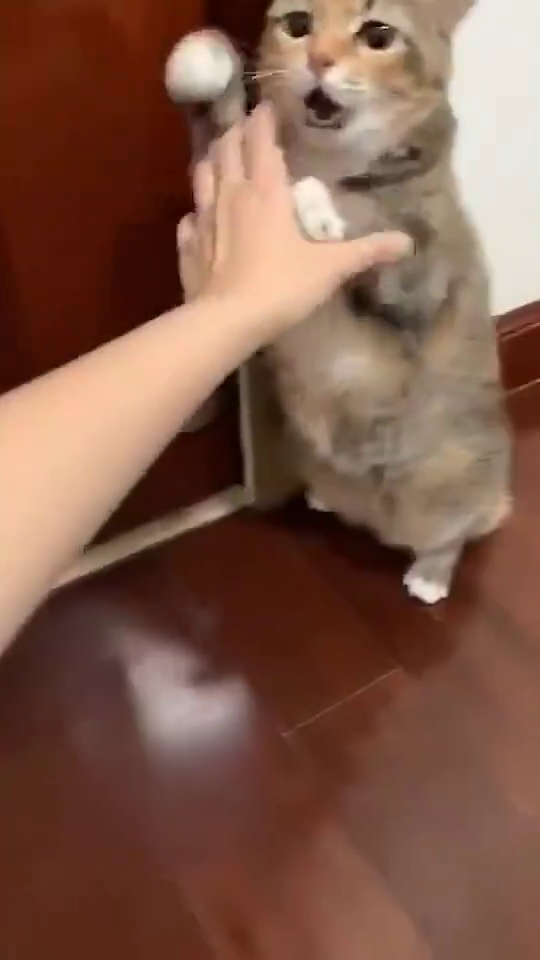
#> input picture frame 33 of opencv/cat_video.mp4, 540 x 960 px
$ python test_2.py
#> lines starting #> are read from the running program, lines starting #| are printed output that depends on the picture
import cv2


vc = cv2.VideoCapture('cat_video.mp4') # 打开一个视屏文件
if vc.isOpened(): # 检测文件是否打开
    can_open, frame = vc.read() # read()会返回两个值，第一个是布尔类型的值，若正确读取帧则返回True，第二个值是每一帧的图像，是个三维矩阵
#> frame is the input picture: shape (960, 540, 3); mean B, G, R 73.7, 90.2, 128.3
else:
    can_open = False

while can_open: # 建立循环，遍历每一帧
    ret, frame = vc.read() # read()读取第一帧后再次读取会跳到第二帧，此处用frame获取这一帧
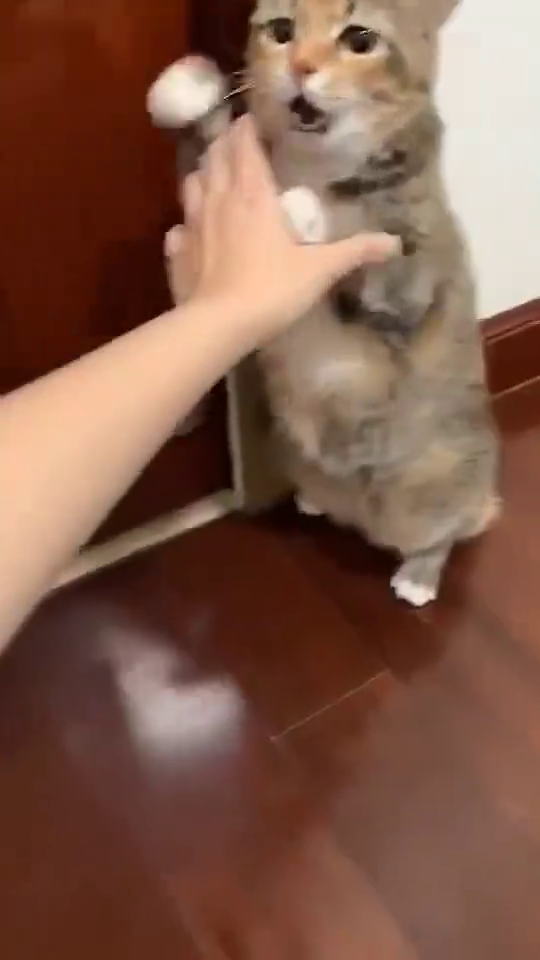
#> input picture frame 34 of opencv/cat_video.mp4, 540 x 960 px
#> frame is the input picture: shape (960, 540, 3); mean B, G, R 74.6, 91.2, 129.4
    if frame is None: # 若读取到最后一帧，则结束循环
        break
    if ret == True: # 视频正确打开时执行
        gray = cv2.cvtColor(frame, cv2.COLOR_BGR2GRAY) # 将每一帧转换为灰度图像
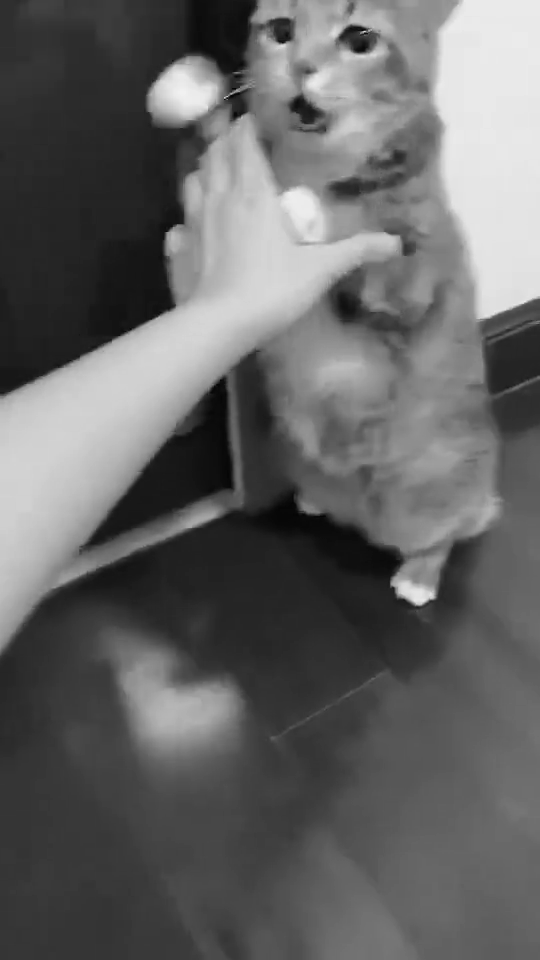
#> gray: shape (960, 540); min 3, max 241, mean 100.7
        cv2.imshow('awsl', gray) # 展示每一帧，窗体取名awsl

        # waitKey()在没有任何键盘输入的情况下正常执行返回数值-1，其补码为1111 1111，当有键盘输入时，返回键盘输入的值的ASCII码
        # &符号表示按位相与，键盘输入一个值后与0xFF（1111 1111）相与的返回值是其ASCII码的值
        # esc的ASCII码为27，故键盘按下esc键后会停止播放视频
    if cv2.waitKey(1) & 0xFF == 27:
#> (key Esc is pressed here)
        break
print(gray)
#> (printed output is left out)

vc.release()
cv2.destroyAllWindows()

$ run again, starting later in the video
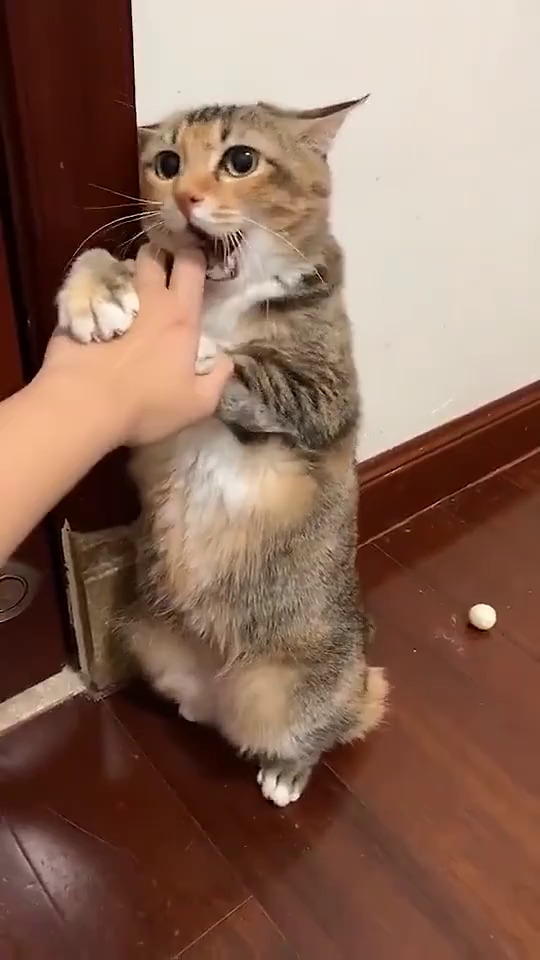
#> input picture frame 150 of opencv/cat_video.mp4, 540 x 960 px
#> frame is the input picture: shape (960, 540, 3); mean B, G, R 91.9, 108.3, 141.1
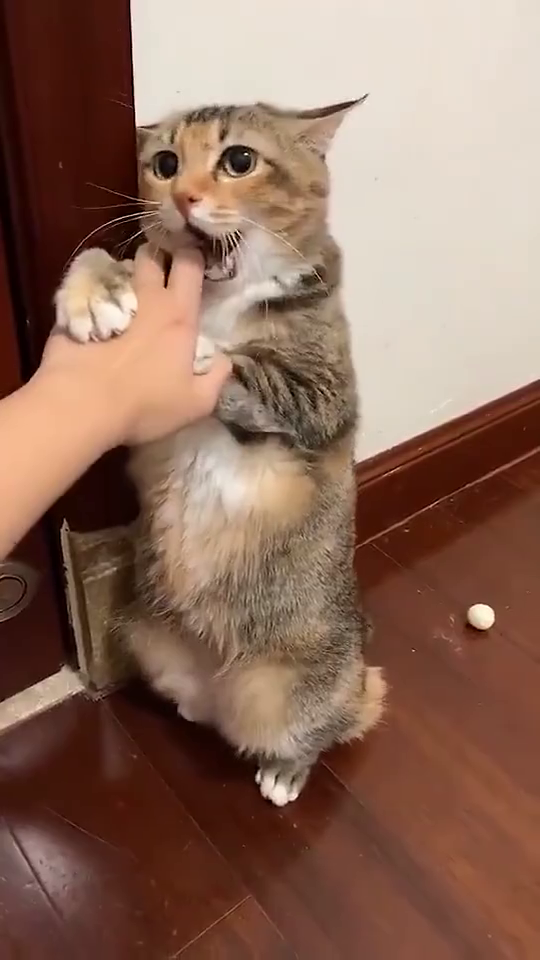
#> input picture frame 151 of opencv/cat_video.mp4, 540 x 960 px
#> frame is the input picture: shape (960, 540, 3); mean B, G, R 92.6, 108.6, 141.7
#> `gray = cv2.cvtColor(frame, cv2.COLOR_BGR2GRAY)`:
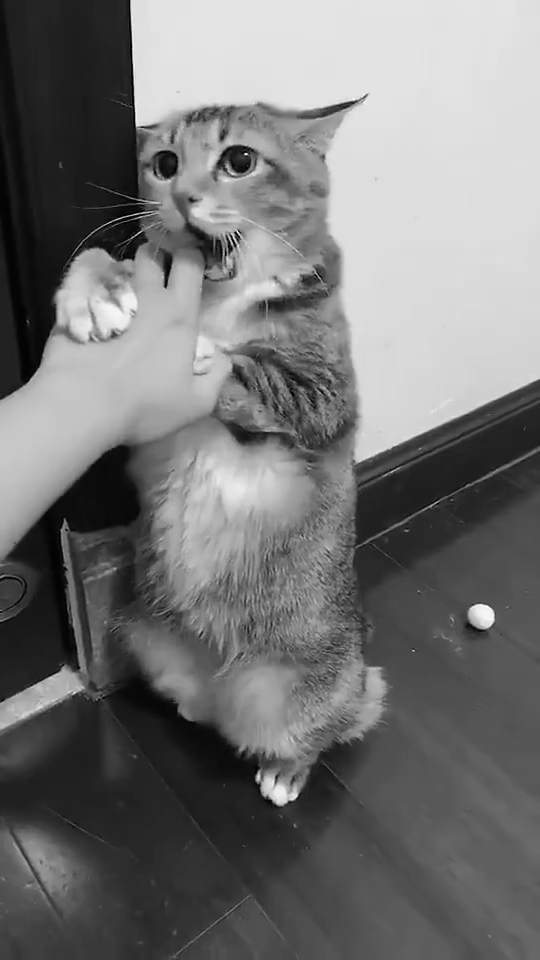
#> gray: shape (960, 540); min 0, max 253, mean 116.6
#> (printed output is left out)

$ run again, starting later in the video
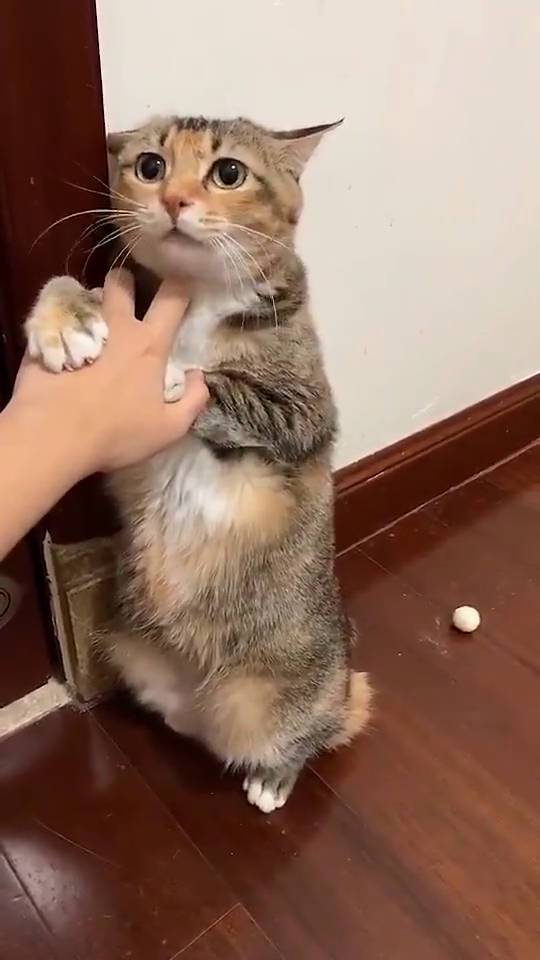
#> input picture frame 267 of opencv/cat_video.mp4, 540 x 960 px
#> frame is the input picture: shape (960, 540, 3); mean B, G, R 96.2, 112.3, 143.9
#> `gray = cv2.cvtColor(frame, cv2.COLOR_BGR2GRAY)`:
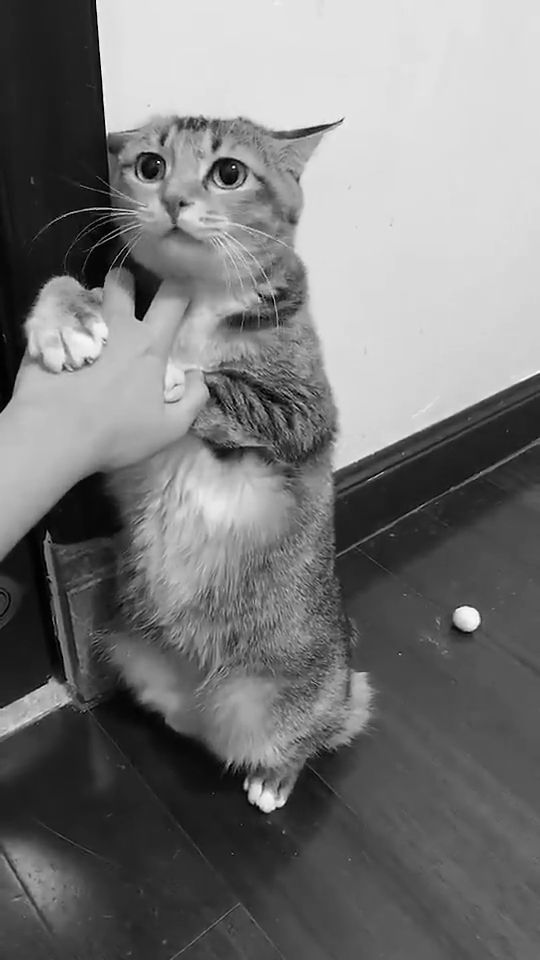
#> gray: shape (960, 540); min 0, max 255, mean 119.7
#> (printed output is left out)
